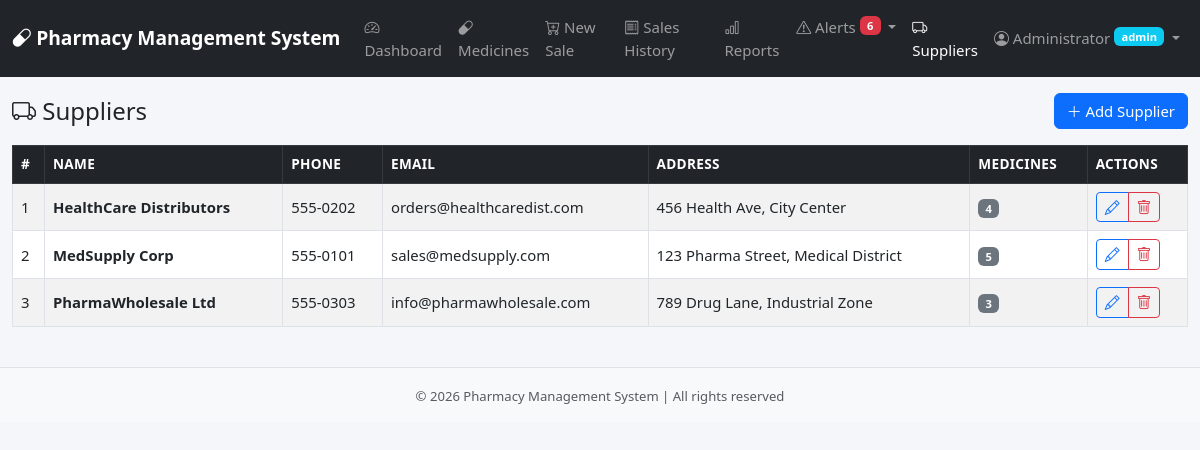
Screenshot of /admin/suppliers.php (signed in) with the database file from the repository.
### tables this page shows
CREATE TABLE `suppliers` (
    `id` INT UNSIGNED AUTO_INCREMENT PRIMARY KEY,
    `name` VARCHAR(150) NOT NULL,
    `phone` VARCHAR(20) DEFAULT NULL,
    `email` VARCHAR(150) DEFAULT NULL,
    `address` TEXT DEFAULT NULL,
    `created_at` DATETIME NOT NULL DEFAULT CURRENT_TIMESTAMP
);

### config/db.php (called while the page is built, shortened)
<?php
function h($string) {
    return htmlspecialchars($string, ENT_QUOTES, 'UTF-8');
}

### admin/suppliers.php (the view, shortened to what this page needs)
<?php
require_once __DIR__ . '/../includes/header.php';
$db = getDB();
$suppliers = $db->query("SELECT s.*, (SELECT COUNT(*) FROM medicines WHERE supplier_id = s.id) as med_count FROM suppliers s ORDER BY s.name")->fetchAll();
?>
<div class="d-flex justify-content-between align-items-center mb-3">
    <h4 class="mb-0"><i class="bi bi-truck"></i> Suppliers</h4>
    <button class="btn btn-primary" data-bs-toggle="modal" data-bs-target="#supplierModal" onclick="resetSupplierForm()">
        <i class="bi bi-plus-lg"></i> Add Supplier
    </button>
</div>
<div class="table-responsive">
    <table class="table table-bordered table-hover table-striped align-middle">
        <thead class="table-dark">
            <tr>
                <th>#</th>
                <th>Name</th>
                <th>Phone</th>
                <th>Email</th>
                <th>Address</th>
                <th>Medicines</th>
                <th>Actions</th>
            </tr>
        </thead>
        <tbody>
            <?php if (empty($suppliers)): ?>
                <tr><td colspan="7" class="text-center text-muted py-3">No suppliers found.</td></tr>
            <?php else: ?>
                <?php foreach ($suppliers as $i => $s): ?>
                <tr>
                    <td><?= $i + 1 ?></td>
                    <td class="fw-semibold"><?= h($s['name']) ?></td>
                    <td><?= h($s['phone'] ?: '—') ?></td>
                    <td><?= h($s['email'] ?: '—') ?></td>
                    <td><?= h($s['address'] ?: '—') ?></td>
                    <td><span class="badge bg-secondary"><?= $s['med_count'] ?></span></td>
                    <td>
                        <div class="btn-group btn-group-sm">
                            <button class="btn btn-outline-primary" onclick='editSupplier(<?= json_encode($s) ?>)' title="Edit">
                                <i class="bi bi-pencil"></i>
                            </button>
                            <a href="?delete=<?= $s['id'] ?>" class="btn btn-outline-danger"
                               onclick="return confirm('Delete this supplier?')" title="Delete">
                                <i class="bi bi-trash"></i>
                            </a>
                        </div>
                    </td>
                </tr>
                <?php endforeach; ?>
            <?php endif; ?>
        </tbody>
    </table>
</div>
<?php require_once __DIR__ . '/../includes/footer.php'; ?>

### assets/css/style.css (style rules this page uses)
body { font-size: 15px; background-color: #f5f6fa; }
.table th { font-size: 0.85rem; text-transform: uppercase; letter-spacing: 0.3px; white-space: nowrap; }
.table td { font-size: 0.93rem; vertical-align: middle; }
.btn { font-size: 0.93rem; }
.btn-group-sm .btn { padding: 0.2rem 0.5rem; }
.badge { font-weight: 600; }

### rows the page displays
suppliers: name "HealthCare Distributors", phone "555-0202", email "orders@healthcaredist.com", address "456 Health Ave, City Center", med_count "4"
suppliers: name "MedSupply Corp", phone "555-0101", email "sales@medsupply.com", address "123 Pharma Street, Medical District", med_count "5"
suppliers: name "PharmaWholesale Ltd", phone "555-0303", email "info@pharmawholesale.com", address "789 Drug Lane, Industrial Zone", med_count "3"

### other values shown
APP_NAME "Pharmacy Management System"
$totalAlerts "6"
$_SESSION['user_name'] "Administrator"
$_SESSION['user_role'] "admin"
